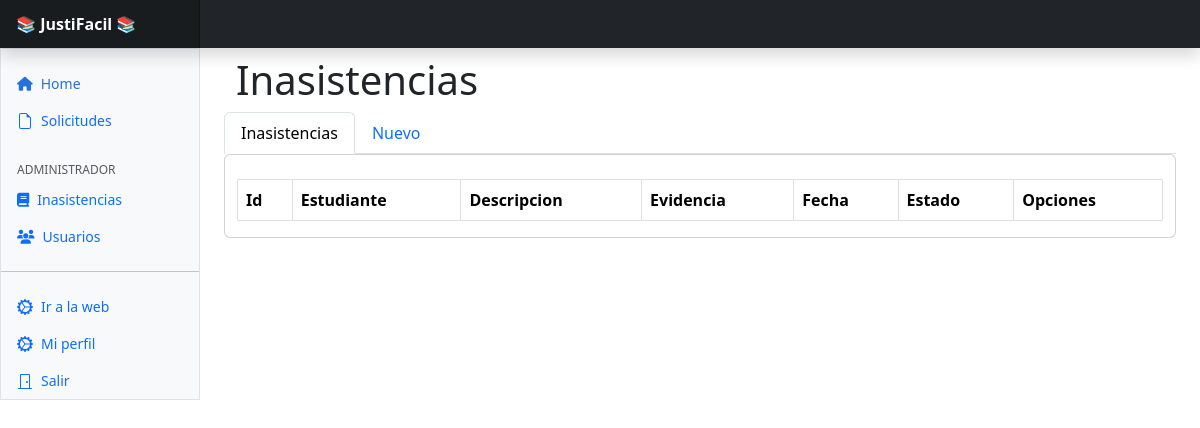
The app's page /administrador/inasistencia/, older data.
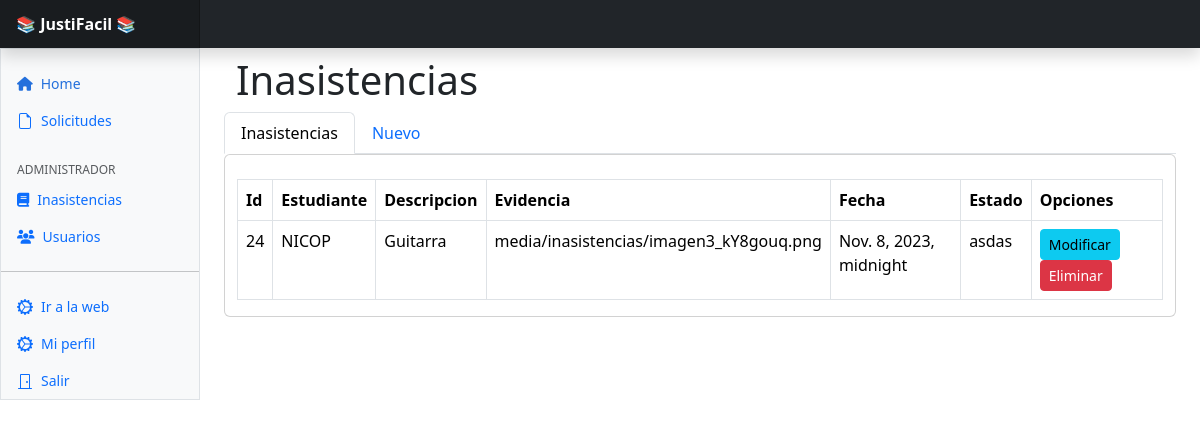
The same page, newer data.
### Inicio/models.py (models this page shows, shortened)
class Inasistencia(models.Model):
    estudiante =  models.ForeignKey('auth.User', on_delete=models.CASCADE)
    descripcion = models.CharField(max_length=300)
    imagen = models.ImageField(upload_to='media/inasistencias', null=True)
    fecha = models.DateTimeField(null=True)
    estado = models.CharField(max_length=10, choices=settings.ESTADOS, default='pendiente')

### Inicio/routes/viewsAdmin.py (the view)
# urls.py: path('administrador/inasistencia/', viewsAdmin.admin_lista_inasistencia, name='admin_lista_inasistencia'),
def admin_lista_inasistencia(request):
    inasistencias = Inasistencia.objects.all()
    return render(request, 'administrador/inasistencia/lista.html', {'inasistencias': inasistencias})

### Inicio/templates/administrador/inasistencia/lista.html (shortened to what this page needs)
{% extends 'layouts/admin/app.html' %}
{% load static %}
{% block contenido %}
  <div class="container">
    <div class="row">
      <h1 class="mt-2">Inasistencias</h1>
      <ul class="nav nav-tabs">
        <li class="nav-item">
          <a class="nav-link active" href="#">Inasistencias</a>
        </li>
        <li class="nav-item">
          <a class="nav-link" href="{% url 'admin_create_inasistencia' %}">Nuevo</a>
        </li>
      </ul>
      <div class="card">
        <table class="table table-bordered mt-4">
          <thead>
            <tr>
              <th scope="col">Id</th>
              <th scope="col">Estudiante</th>
              <th scope="col">Descripcion</th>
              <th scope="col">Evidencia</th>
              <th scope="col">Fecha</th>
              <th scope="col">Estado</th>
              <th scope="col">Opciones</th>
            </tr>
          </thead>
          <tbody>
            {% for inasistencia in inasistencias %}
              <tr>
                <td>{{ inasistencia.id }}</td>
                <td>{{ inasistencia.estudiante.username }}</td>
                <td>{{ inasistencia.descripcion }}</td>
                <td>{{ inasistencia.imagen }}</td>
                <td>{{ inasistencia.fecha }}</td>
                <td>{{ inasistencia.estado }}</td>
                <td>
                  <a href="{% url 'admin_edit_inasistencia' id=inasistencia.id %}" class="btn btn-info btn-sm">Modificar</a>
                  <a href="{% url 'admin_delete_inasistencia' id=inasistencia.id %}" class="btn btn-danger btn-sm">Eliminar</a>
                </td>
              </tr>
            {% endfor %}
          </tbody>
        </table>
      </div>
    </div>
  </div>
{% endblock %}

Row changes from the older to the newer data that the page shows:
added Inasistencia: id "24", estudiante.username "NICOP", descripcion "Guitarra", imagen "media/inasistencias/imagen3_kY8gouq.png", fecha "Nov. 8, 2023, midnight", estado "asdas"
